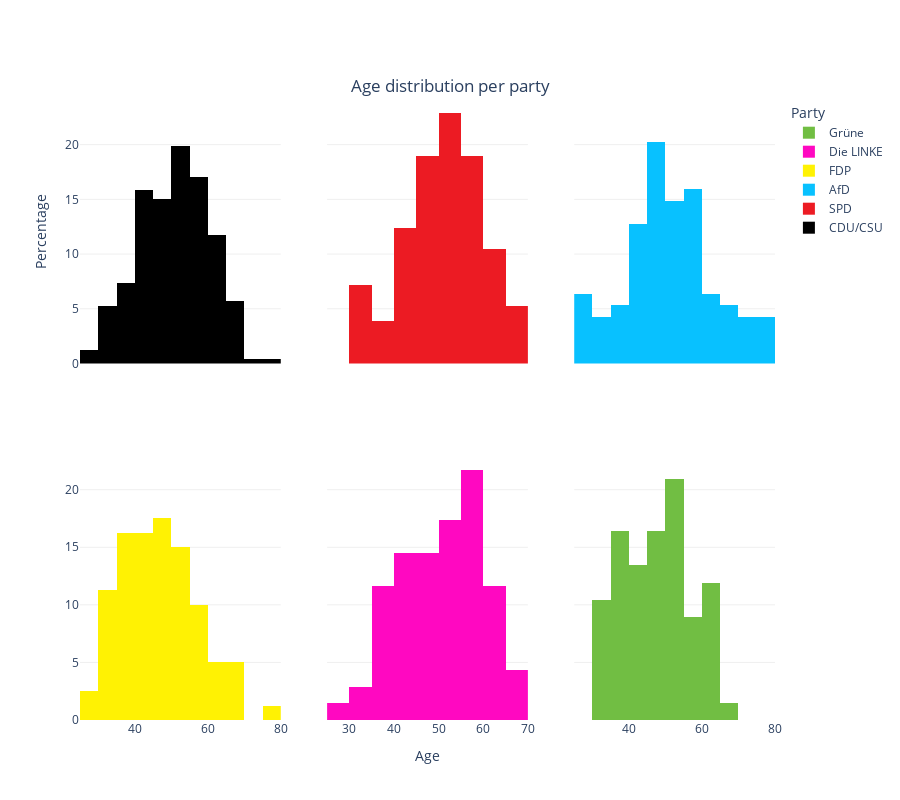

Source (notebook cell):
### Markdown cell above
This histogram, used to depict the distribution of age among the members of parliament, shows that roughly half of the members of parliament are 50 years or older. We can confirm this by calculating the average age, which was 49.6 years at the time of election. <br>
A look at the parliamentary group specific histograms shows some differences in the age composition. Most notably, the parliamentary groups of <i>FDP</i> and <i>Die Grünen</i> having more younger members while <i>CDU/CSU </i> and <i> AfD </i> have an older age structure. For better comparison between the histograms we used percentages and not total values.

### Code cell
#make subplots
fig = make_subplots(
    rows=2, cols=3,
    shared_yaxes=True,
    shared_xaxes=True,
    #vertical_spacing=0.03,
)

fig.add_trace(
    go.Histogram(
        x=mdb[mdb['Partei_KurzBez']=='GRÜNE']['Alter'],
        histnorm ='percent',
        xbins=dict( # bins used for histogram
            start=20,
            end=80,
            size=5
        ),
        autobinx = False,
        name="Grüne", 
        marker_color=colors_parties['BÜNDNIS 90/DIE GRÜNEN'],
    ),
    row=2, col=3
)

fig.add_trace(
    go.Histogram(
        x=mdb[mdb['Partei_KurzBez']=='DIE LINKE']['Alter'],
        histnorm ='percent',
        xbins=dict( # bins used for histogram
            start=20,
            end=80,
            size=5
        ),
        autobinx = False,
        name="Die LINKE",
        marker_color=colors_parties['DIE LINKE'],
    ),
    row=2, col=2
)

fig.add_trace(
    go.Histogram(
        x=mdb[mdb['Partei_KurzBez']=='FDP']['Alter'],
        histnorm ='percent',
        xbins=dict( # bins used for histogram
            start=20,
            end=80,
            size=5
        ),
        autobinx = False,
        name="FDP",
        marker_color=colors_parties['FDP'],
    ),
    row=2, col=1
)

fig.add_trace(
    go.Histogram(
        x=mdb[mdb['Partei_KurzBez']=='AfD']['Alter'],
        histnorm ='percent',
        xbins=dict( # bins used for histogram
            start=20,
            end=80,
            size=5
        ),
        autobinx = False,
        name="AfD",
        marker_color=colors_parties['AFD'],
    ),
    row=1, col=3
)

fig.add_trace(
    go.Histogram(
        x=mdb[mdb['Partei_KurzBez']=='SPD']['Alter'],
        histnorm ='percent',
        xbins=dict( # bins used for histogram
            start=20,
            end=80,
            size=5
        ),
        autobinx = False,
        name="SPD",
        marker_color=colors_parties['SPD'],
    ),
    row=1, col=2
)

fig.add_trace(
    go.Histogram(
        x=list(mdb[mdb['Partei_KurzBez']=='CDU']['Alter'])+list(mdb[mdb['Partei_KurzBez']=='CSU']['Alter']),
        histnorm ='percent',
        xbins=dict( # bins used for histogram
            start=20,
            end=80,
            size=5
        ),
        autobinx = False,
        name="CDU/CSU",
        marker_color=colors_parties['CDU/CSU'],
    ),
    row=1, col=1
)

fig.update_layout(plot_bgcolor="white",
                  title={
                    'text': 'Age distribution per party', 
                    'y':0.9,
                    'x':0.5,
                    'xanchor': 'center',
                    'yanchor': 'top'},
                    height=800,
                    showlegend=True,
                    yaxis_title_text='Percentage',
                    legend={
                        'title': 'Party'
                    }
                    )

fig.update_yaxes(showgrid=True, gridwidth=1, gridcolor='#efefef')#, title_text='percentage')
fig.update_xaxes(title_text="Age", row=2, col=2)

fig.show()

### Figure 1 — Plotly figure (JSON) as saved in the notebook; plotly's stock layout.template omitted (floating-point values rounded to 4 significant figures; data arrays with more than 128 entries replaced by an {"elided": "..."} marker saying what was removed)
{"data": [{"autobinx": false, "histnorm": "percent", "marker": {"color": "#71be43"}, "name": "Grüne", "type": "histogram", "x": [33, 49, 34, 37, 58, 34, 51, 38, 32, 34, 46, 41, 33, 53, 47, 40, 41, 51, 54, 54, 56, 57, 47, 56, 41, 51, 64, 48, 32, 59, 65, 48, 38, 38, 62, 51, 50, 38, 49, 35, 41, 36, 57, 40, 46, 42, 64, 52, 49, 39, 51, 62, 45, 42, 35, 51, 45, 64, 36, 61, 53, 54, 40, 63, 38, 60, 53], "xaxis": "x6", "xbins": {"end": 80, "size": 5, "start": 20}, "yaxis": "y6"}, {"autobinx": false, "histnorm": "percent", "marker": {"color": "#ff08c1"}, "name": "Die LINKE", "type": "histogram", "x": [41, 35, 54, 59, 39, 56, 59, 27, 46, 54, 59, 42, 67, 49, 63, 44, 62, 59, 42, 69, 54, 51, 42, 54, 66, 59, 53, 39, 40, 61, 45, 56, 50, 43, 45, 56, 48, 37, 42, 37, 57, 33, 31, 37, 48, 60, 54, 40, 35, 52, 52, 50, 62, 59, 57, 46, 59, 56, 57, 36, 46, 54, 48, 45, 60, 44, 63, 61, 57], "xaxis": "x5", "xbins": {"end": 80, "size": 5, "start": 20}, "yaxis": "y5"}, {"autobinx": false, "histnorm": "percent", "marker": {"color": "#fff203"}, "name": "FDP", "type": "histogram", "x": [52, 52, 58, 30, 48, 50, 47, 31, 34, 56, 40, 66, 55, 53, 41, 40, 61, 33, 41, 52, 50, 31, 46, 44, 45, 42, 44, 60, 57, 61, 40, 52, 40, 37, 30, 37, 46, 31, 35, 65, 28, 36, 51, 40, 38, 54, 38, 49, 58, 42, 48, 25, 35, 61, 39, 46, 46, 68, 37, 49, 59, 49, 33, 39, 42, 77, 49, 59, 30, 42, 36, 50, 49, 67, 38, 54, 55, 35, 48, 50], "xaxis": "x4", "xbins": {"end": 80, "size": 5, "start": 20}, "yaxis": "y4"}, {"autobinx": false, "histnorm": "percent", "marker": {"color": "#08c1ff"}, "name": "AfD", "type": "histogram", "x": [59, 45, 29, 48, 51, 56, 40, 27, 45, 42, 44, 57, 48, 58, 39, 28, 48, 51, 32, 26, 49, 76, 75, 75, 72, 77, 52, 60, 43, 43, 63, 44, 58, 58, 55, 40, 46, 61, 53, 47, 69, 69, 47, 30, 44, 49, 59, 46, 45, 31, 49, 50, 46, 43, 66, 65, 55, 73, 53, 34, 42, 59, 49, 53, 28, 53, 29, 57, 62, 57, 35, 42, 71, 53, 40, 48, 63, 63, 48, 50, 53, 56, 50, 37, 73, 46, 38, 46, 38, 58, 53, 65, 54, 58], "xaxis": "x3", "xbins": {"end": 80, "size": 5, "start": 20}, "yaxis": "y3"}, {"autobinx": false, "histnorm": "percent", "marker": {"color": "#ec1b23"}, "name": "SPD", "type": "histogram", "x": {"elided": "153 int values"}, "xaxis": "x2", "xbins": {"end": 80, "size": 5, "start": 20}, "yaxis": "y2"}, {"autobinx": false, "histnorm": "percent", "marker": {"color": "#000000"}, "name": "CDU/CSU", "type": "histogram", "x": {"elided": "246 int values"}, "xaxis": "x", "xbins": {"end": 80, "size": 5, "start": 20}, "yaxis": "y"}], "layout": {"height": 800, "legend": {"title": {"text": "Party"}}, "plot_bgcolor": "white", "showlegend": true, "title": {"text": "Age distribution per party", "x": 0.5, "xanchor": "center", "y": 0.9, "yanchor": "top"}, "xaxis": {"anchor": "y", "domain": [0, 0.2889], "matches": "x4", "showticklabels": false}, "xaxis2": {"anchor": "y2", "domain": [0.3556, 0.6444], "matches": "x5", "showticklabels": false}, "xaxis3": {"anchor": "y3", "domain": [0.7111, 1], "matches": "x6", "showticklabels": false}, "xaxis4": {"anchor": "y4", "domain": [0, 0.2889]}, "xaxis5": {"anchor": "y5", "domain": [0.3556, 0.6444], "title": {"text": "Age"}}, "xaxis6": {"anchor": "y6", "domain": [0.7111, 1]}, "yaxis": {"anchor": "x", "domain": [0.575, 1], "gridcolor": "#efefef", "gridwidth": 1, "showgrid": true, "title": {"text": "Percentage"}}, "yaxis2": {"anchor": "x2", "domain": [0.575, 1], "gridcolor": "#efefef", "gridwidth": 1, "matches": "y", "showgrid": true, "showticklabels": false}, "yaxis3": {"anchor": "x3", "domain": [0.575, 1], "gridcolor": "#efefef", "gridwidth": 1, "matches": "y", "showgrid": true, "showticklabels": false}, "yaxis4": {"anchor": "x4", "domain": [0, 0.425], "gridcolor": "#efefef", "gridwidth": 1, "showgrid": true}, "yaxis5": {"anchor": "x5", "domain": [0, 0.425], "gridcolor": "#efefef", "gridwidth": 1, "matches": "y4", "showgrid": true, "showticklabels": false}, "yaxis6": {"anchor": "x6", "domain": [0, 0.425], "gridcolor": "#efefef", "gridwidth": 1, "matches": "y4", "showgrid": true, "showticklabels": false}}}
